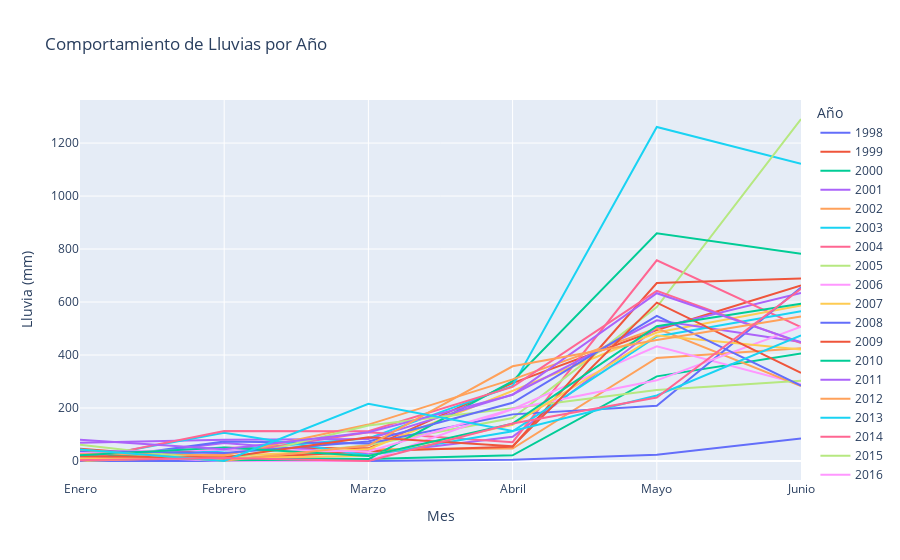

The code cell stored with this chart in its notebook:
### Markdown cell above
####################################
### Comportamiento de la lluvia por periodo
####################################

### Code cell
meses_orden = ["Enero", "Febrero", "Marzo", "Abril", "Mayo", "Junio"]
df_melted['Mes'] = pd.Categorical(df_melted['Mes'], categories=meses_orden, ordered=True)

# Graficar la serie de tiempo
fig = px.line(df_melted, x='Mes', y='Lluvia', color='Año',
              labels={'Mes': 'Mes', 'Lluvia': 'Lluvia (mm)', 'Año': 'Año'},
              title='Comportamiento de Lluvias por Año')

fig.show()

### Figure 1 — Plotly figure (JSON) as saved in the notebook; plotly's stock layout.template omitted (floating-point values rounded to 4 significant figures)
{"data": [{"hovertemplate": "Año=1998<br>Mes=%{x}<br>Lluvia (mm)=%{y}<extra></extra>", "legendgroup": "1998", "line": {"color": "#636efa", "dash": "solid"}, "marker": {"symbol": "circle"}, "mode": "lines", "name": "1998", "orientation": "v", "showlegend": true, "type": "scatter", "x": ["Enero", "Febrero", "Marzo", "Abril", "Mayo", "Junio"], "xaxis": "x", "y": [0, 0, 0, 4.8, 23.8, 84.8], "yaxis": "y"}, {"hovertemplate": "Año=1999<br>Mes=%{x}<br>Lluvia (mm)=%{y}<extra></extra>", "legendgroup": "1999", "line": {"color": "#EF553B", "dash": "solid"}, "marker": {"symbol": "circle"}, "mode": "lines", "name": "1999", "orientation": "v", "showlegend": true, "type": "scatter", "x": ["Enero", "Febrero", "Marzo", "Abril", "Mayo", "Junio"], "xaxis": "x", "y": [0.4, 49.6, 47.8, 294, 494.2, 662.4], "yaxis": "y"}, {"hovertemplate": "Año=2000<br>Mes=%{x}<br>Lluvia (mm)=%{y}<extra></extra>", "legendgroup": "2000", "line": {"color": "#00cc96", "dash": "solid"}, "marker": {"symbol": "circle"}, "mode": "lines", "name": "2000", "orientation": "v", "showlegend": true, "type": "scatter", "x": ["Enero", "Febrero", "Marzo", "Abril", "Mayo", "Junio"], "xaxis": "x", "y": [12, 12, 7.4, 21.4, 319.4, 405.4], "yaxis": "y"}, {"hovertemplate": "Año=2001<br>Mes=%{x}<br>Lluvia (mm)=%{y}<extra></extra>", "legendgroup": "2001", "line": {"color": "#ab63fa", "dash": "solid"}, "marker": {"symbol": "circle"}, "mode": "lines", "name": "2001", "orientation": "v", "showlegend": true, "type": "scatter", "x": ["Enero", "Febrero", "Marzo", "Abril", "Mayo", "Junio"], "xaxis": "x", "y": [1.4, 68, 25.2, 91.8, 501.8, 633.8], "yaxis": "y"}, {"hovertemplate": "Año=2002<br>Mes=%{x}<br>Lluvia (mm)=%{y}<extra></extra>", "legendgroup": "2002", "line": {"color": "#FFA15A", "dash": "solid"}, "marker": {"symbol": "circle"}, "mode": "lines", "name": "2002", "orientation": "v", "showlegend": true, "type": "scatter", "x": ["Enero", "Febrero", "Marzo", "Abril", "Mayo", "Junio"], "xaxis": "x", "y": [27, 6.8, 44.4, 46.8, 389, 425.5], "yaxis": "y"}, {"hovertemplate": "Año=2003<br>Mes=%{x}<br>Lluvia (mm)=%{y}<extra></extra>", "legendgroup": "2003", "line": {"color": "#19d3f3", "dash": "solid"}, "marker": {"symbol": "circle"}, "mode": "lines", "name": "2003", "orientation": "v", "showlegend": true, "type": "scatter", "x": ["Enero", "Febrero", "Marzo", "Abril", "Mayo", "Junio"], "xaxis": "x", "y": [0, 39.7, 85.6, 283.3, 1261.0, 1122], "yaxis": "y"}, {"hovertemplate": "Año=2004<br>Mes=%{x}<br>Lluvia (mm)=%{y}<extra></extra>", "legendgroup": "2004", "line": {"color": "#FF6692", "dash": "solid"}, "marker": {"symbol": "circle"}, "mode": "lines", "name": "2004", "orientation": "v", "showlegend": true, "type": "scatter", "x": ["Enero", "Febrero", "Marzo", "Abril", "Mayo", "Junio"], "xaxis": "x", "y": [12, 24.6, 108.4, 70.9, 757.6, 505.8], "yaxis": "y"}, {"hovertemplate": "Año=2005<br>Mes=%{x}<br>Lluvia (mm)=%{y}<extra></extra>", "legendgroup": "2005", "line": {"color": "#B6E880", "dash": "solid"}, "marker": {"symbol": "circle"}, "mode": "lines", "name": "2005", "orientation": "v", "showlegend": true, "type": "scatter", "x": ["Enero", "Febrero", "Marzo", "Abril", "Mayo", "Junio"], "xaxis": "x", "y": [34, 1.8, 60, 162.2, 581, 1291.0], "yaxis": "y"}, {"hovertemplate": "Año=2006<br>Mes=%{x}<br>Lluvia (mm)=%{y}<extra></extra>", "legendgroup": "2006", "line": {"color": "#FF97FF", "dash": "solid"}, "marker": {"symbol": "circle"}, "mode": "lines", "name": "2006", "orientation": "v", "showlegend": true, "type": "scatter", "x": ["Enero", "Febrero", "Marzo", "Abril", "Mayo", "Junio"], "xaxis": "x", "y": [23.7, 0, 0, 196, 433, 289.3], "yaxis": "y"}, {"hovertemplate": "Año=2007<br>Mes=%{x}<br>Lluvia (mm)=%{y}<extra></extra>", "legendgroup": "2007", "line": {"color": "#FECB52", "dash": "solid"}, "marker": {"symbol": "circle"}, "mode": "lines", "name": "2007", "orientation": "v", "showlegend": true, "type": "scatter", "x": ["Enero", "Febrero", "Marzo", "Abril", "Mayo", "Junio"], "xaxis": "x", "y": [0, 18, 44.2, 265.2, 484.8, 587.4], "yaxis": "y"}, {"hovertemplate": "Año=2008<br>Mes=%{x}<br>Lluvia (mm)=%{y}<extra></extra>", "legendgroup": "2008", "line": {"color": "#636efa", "dash": "solid"}, "marker": {"symbol": "circle"}, "mode": "lines", "name": "2008", "orientation": "v", "showlegend": true, "type": "scatter", "x": ["Enero", "Febrero", "Marzo", "Abril", "Mayo", "Junio"], "xaxis": "x", "y": [0, 73.4, 66.4, 176, 208.6, 654.6], "yaxis": "y"}, {"hovertemplate": "Año=2009<br>Mes=%{x}<br>Lluvia (mm)=%{y}<extra></extra>", "legendgroup": "2009", "line": {"color": "#EF553B", "dash": "solid"}, "marker": {"symbol": "circle"}, "mode": "lines", "name": "2009", "orientation": "v", "showlegend": true, "type": "scatter", "x": ["Enero", "Febrero", "Marzo", "Abril", "Mayo", "Junio"], "xaxis": "x", "y": [46.3, 5.8, 36.6, 54.2, 671.6, 689.2], "yaxis": "y"}, {"hovertemplate": "Año=2010<br>Mes=%{x}<br>Lluvia (mm)=%{y}<extra></extra>", "legendgroup": "2010", "line": {"color": "#00cc96", "dash": "solid"}, "marker": {"symbol": "circle"}, "mode": "lines", "name": "2010", "orientation": "v", "showlegend": true, "type": "scatter", "x": ["Enero", "Febrero", "Marzo", "Abril", "Mayo", "Junio"], "xaxis": "x", "y": [26.2, 2.6, 7, 301, 859.6, 782.4], "yaxis": "y"}, {"hovertemplate": "Año=2011<br>Mes=%{x}<br>Lluvia (mm)=%{y}<extra></extra>", "legendgroup": "2011", "line": {"color": "#ab63fa", "dash": "solid"}, "marker": {"symbol": "circle"}, "mode": "lines", "name": "2011", "orientation": "v", "showlegend": true, "type": "scatter", "x": ["Enero", "Febrero", "Marzo", "Abril", "Mayo", "Junio"], "xaxis": "x", "y": [69, 79.8, 82.6, 251, 530.8, 449], "yaxis": "y"}, {"hovertemplate": "Año=2012<br>Mes=%{x}<br>Lluvia (mm)=%{y}<extra></extra>", "legendgroup": "2012", "line": {"color": "#FFA15A", "dash": "solid"}, "marker": {"symbol": "circle"}, "mode": "lines", "name": "2012", "orientation": "v", "showlegend": true, "type": "scatter", "x": ["Enero", "Febrero", "Marzo", "Abril", "Mayo", "Junio"], "xaxis": "x", "y": [27.6, 21.6, 137.4, 308.2, 500.8, 282.8], "yaxis": "y"}, {"hovertemplate": "Año=2013<br>Mes=%{x}<br>Lluvia (mm)=%{y}<extra></extra>", "legendgroup": "2013", "line": {"color": "#19d3f3", "dash": "solid"}, "marker": {"symbol": "circle"}, "mode": "lines", "name": "2013", "orientation": "v", "showlegend": true, "type": "scatter", "x": ["Enero", "Febrero", "Marzo", "Abril", "Mayo", "Junio"], "xaxis": "x", "y": [7, 106.2, 21.2, 112, 470, 565], "yaxis": "y"}, {"hovertemplate": "Año=2014<br>Mes=%{x}<br>Lluvia (mm)=%{y}<extra></extra>", "legendgroup": "2014", "line": {"color": "#FF6692", "dash": "solid"}, "marker": {"symbol": "circle"}, "mode": "lines", "name": "2014", "orientation": "v", "showlegend": true, "type": "scatter", "x": ["Enero", "Febrero", "Marzo", "Abril", "Mayo", "Junio"], "xaxis": "x", "y": [3.6, 112.8, 112.4, 279.6, 642.2, 445], "yaxis": "y"}, {"hovertemplate": "Año=2015<br>Mes=%{x}<br>Lluvia (mm)=%{y}<extra></extra>", "legendgroup": "2015", "line": {"color": "#B6E880", "dash": "solid"}, "marker": {"symbol": "circle"}, "mode": "lines", "name": "2015", "orientation": "v", "showlegend": true, "type": "scatter", "x": ["Enero", "Febrero", "Marzo", "Abril", "Mayo", "Junio"], "xaxis": "x", "y": [61.2, 0.4, 134.2, 198.8, 268.4, 302.8], "yaxis": "y"}, {"hovertemplate": "Año=2016<br>Mes=%{x}<br>Lluvia (mm)=%{y}<extra></extra>", "legendgroup": "2016", "line": {"color": "#FF97FF", "dash": "solid"}, "marker": {"symbol": "circle"}, "mode": "lines", "name": "2016", "orientation": "v", "showlegend": true, "type": "scatter", "x": ["Enero", "Febrero", "Marzo", "Abril", "Mayo", "Junio"], "xaxis": "x", "y": [33.4, 43.6, 36, 196.2, 304.4, 507], "yaxis": "y"}, {"hovertemplate": "Año=2017<br>Mes=%{x}<br>Lluvia (mm)=%{y}<extra></extra>", "legendgroup": "2017", "line": {"color": "#FECB52", "dash": "solid"}, "marker": {"symbol": "circle"}, "mode": "lines", "name": "2017", "orientation": "v", "showlegend": true, "type": "scatter", "x": ["Enero", "Febrero", "Marzo", "Abril", "Mayo", "Junio"], "xaxis": "x", "y": [10.8, 10.8, 20, 137, 473.6, 420.4], "yaxis": "y"}, {"hovertemplate": "Año=2018<br>Mes=%{x}<br>Lluvia (mm)=%{y}<extra></extra>", "legendgroup": "2018", "line": {"color": "#636efa", "dash": "solid"}, "marker": {"symbol": "circle"}, "mode": "lines", "name": "2018", "orientation": "v", "showlegend": true, "type": "scatter", "x": ["Enero", "Febrero", "Marzo", "Abril", "Mayo", "Junio"], "xaxis": "x", "y": [38.2, 30.6, 73.6, 219.6, 548, 284.4], "yaxis": "y"}, {"hovertemplate": "Año=2019<br>Mes=%{x}<br>Lluvia (mm)=%{y}<extra></extra>", "legendgroup": "2019", "line": {"color": "#EF553B", "dash": "solid"}, "marker": {"symbol": "circle"}, "mode": "lines", "name": "2019", "orientation": "v", "showlegend": true, "type": "scatter", "x": ["Enero", "Febrero", "Marzo", "Abril", "Mayo", "Junio"], "xaxis": "x", "y": [18, 13.6, 90, 55.6, 597.6, 332.6], "yaxis": "y"}, {"hovertemplate": "Año=2020<br>Mes=%{x}<br>Lluvia (mm)=%{y}<extra></extra>", "legendgroup": "2020", "line": {"color": "#00cc96", "dash": "solid"}, "marker": {"symbol": "circle"}, "mode": "lines", "name": "2020", "orientation": "v", "showlegend": true, "type": "scatter", "x": ["Enero", "Febrero", "Marzo", "Abril", "Mayo", "Junio"], "xaxis": "x", "y": [21.6, 50.6, 18.8, 141, 508.6, 594], "yaxis": "y"}, {"hovertemplate": "Año=2021<br>Mes=%{x}<br>Lluvia (mm)=%{y}<extra></extra>", "legendgroup": "2021", "line": {"color": "#ab63fa", "dash": "solid"}, "marker": {"symbol": "circle"}, "mode": "lines", "name": "2021", "orientation": "v", "showlegend": true, "type": "scatter", "x": ["Enero", "Febrero", "Marzo", "Abril", "Mayo", "Junio"], "xaxis": "x", "y": [80, 44, 108.2, 249.4, 633.4, 447.8], "yaxis": "y"}, {"hovertemplate": "Año=2022<br>Mes=%{x}<br>Lluvia (mm)=%{y}<extra></extra>", "legendgroup": "2022", "line": {"color": "#FFA15A", "dash": "solid"}, "marker": {"symbol": "circle"}, "mode": "lines", "name": "2022", "orientation": "v", "showlegend": true, "type": "scatter", "x": ["Enero", "Febrero", "Marzo", "Abril", "Mayo", "Junio"], "xaxis": "x", "y": [42.4, 1, 58.2, 357.4, 456.8, 545.6], "yaxis": "y"}, {"hovertemplate": "Año=2023<br>Mes=%{x}<br>Lluvia (mm)=%{y}<extra></extra>", "legendgroup": "2023", "line": {"color": "#19d3f3", "dash": "solid"}, "marker": {"symbol": "circle"}, "mode": "lines", "name": "2023", "orientation": "v", "showlegend": true, "type": "scatter", "x": ["Enero", "Febrero", "Marzo", "Abril", "Mayo", "Junio"], "xaxis": "x", "y": [43.2, 0.4, 216, 113.2, 247.2, 474.2], "yaxis": "y"}, {"hovertemplate": "Año=2024<br>Mes=%{x}<br>Lluvia (mm)=%{y}<extra></extra>", "legendgroup": "2024", "line": {"color": "#FF6692", "dash": "solid"}, "marker": {"symbol": "circle"}, "mode": "lines", "name": "2024", "orientation": "v", "showlegend": true, "type": "scatter", "x": ["Enero", "Febrero", "Marzo", "Abril", "Mayo", "Junio"], "xaxis": "x", "y": [2.6, 11.6, 0, 141.6, 239.4, 650], "yaxis": "y"}], "layout": {"legend": {"title": {"text": "Año"}, "tracegroupgap": 0}, "title": {"text": "Comportamiento de Lluvias por Año"}, "xaxis": {"anchor": "y", "domain": [0, 1], "title": {"text": "Mes"}}, "yaxis": {"anchor": "x", "domain": [0, 1], "title": {"text": "Lluvia (mm)"}}}}
